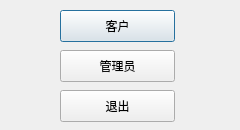
<?xml version="1.0" encoding="UTF-8"?>
<ui version="4.0">
 <class>login</class>
 <widget class="QDialog" name="login">
  <property name="geometry">
   <rect>
    <x>0</x>
    <y>0</y>
    <width>240</width>
    <height>130</height>
   </rect>
  </property>
  <property name="windowTitle">
   <string>Dialog</string>
  </property>
  <widget class="QPushButton" name="customer">
   <property name="geometry">
    <rect>
     <x>60</x>
     <y>10</y>
     <width>115</width>
     <height>32</height>
    </rect>
   </property>
   <property name="text">
    <string>客户</string>
   </property>
  </widget>
  <widget class="QPushButton" name="administrator">
   <property name="geometry">
    <rect>
     <x>60</x>
     <y>50</y>
     <width>115</width>
     <height>32</height>
    </rect>
   </property>
   <property name="text">
    <string>管理员</string>
   </property>
  </widget>
  <widget class="QPushButton" name="exit">
   <property name="geometry">
    <rect>
     <x>60</x>
     <y>90</y>
     <width>115</width>
     <height>32</height>
    </rect>
   </property>
   <property name="text">
    <string>退出</string>
   </property>
  </widget>
 </widget>
 <resources/>
 <connections/>
</ui>
